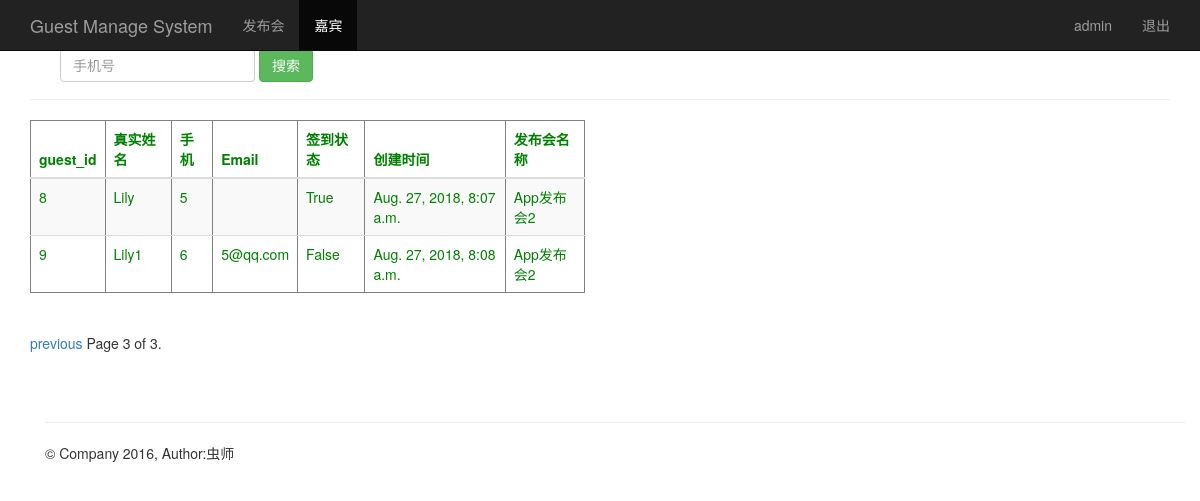
The page /guest_manage/?page=3 (signed in) on the database its author committed.
### sign/models.py (models this page shows, shortened)
class Guest(models.Model):
    event = models.ForeignKey('Event', on_delete=models.CASCADE)            # 关联发布会id
    realname = models.CharField(max_length=64)  # 姓名
    phone = models.CharField(max_length=16)     # 手机号
    email = models.EmailField()                 # 邮箱
    sign = models.BooleanField()                # 签到状态
    create_time = models.DateField(auto_now=True)  # 创建时间（自动获取当前时间）
    class Meta:
        unique_together = ('phone', 'event')

class Event(models.Model):
    name = models.CharField(max_length=100)            # 发布会标题
    limit = models.IntegerField()                      # 限制人数
    status = models.BooleanField()                     # 状态
    address = models.CharField(max_length=200)         # 地址
    start_time = models.DateField('events time from modes', default=timezone.now)
    create_time = models.DateField(auto_now=True)  # 创建时间（自动获取当前时间）
    def __str__(self):
        return self.name

### sign/views.py (the view)
# urls.py: url(r'^guest_manage/$', views.guest_manage),
@login_required
def guest_manage(request):
    guest_list = Guest.objects.all()
    username = request.session.get('username', '')
    paginator = Paginator(guest_list, 2)
    page = request.GET.get('page')
    try:
        contacts = paginator.page(page)
    except PageNotAnInteger:
        contacts = paginator.page(1)
    except EmptyPage:
        contacts = paginator.page(paginator.num_pages)
    return render(request, "guest_manage.html", {"user": username, "guests": contacts})

### sign/templates/guest_manage.html (shortened to what this page needs)
{% extends "base.html" %}
{% block content %}
    <nav class="navbar navbar-inverse navbar-fixed-top">
      <div class="container">
        <div class="navbar-header">
          <a class="navbar-brand" href="/guest_manage/">Guest Manage System</a>
        </div>
        <div id="navbar" class="collapse navbar-collapse">
          <ul class="nav navbar-nav">
            <li><a href="/event_manage/">发布会</a></li>
            <li class="active"><a href="#about">嘉宾</a></li>
          </ul>
          <ul class="nav navbar-nav navbar-right">
           <li><a href="#">{{user}}</a></li>
           <li><a href="/logout/">退出</a></li>
         </ul>
        </div>
      </div>
    </nav>
    <div class="container theme-showcase" role="main">
      <div class="page-header">
        <div id="navbar" class="navbar-collapse collapse">
          <form class="navbar-form" method="get" action="/search_phone/">
            <div class="form-group">
              <input name="phone" type="text" placeholder="手机号" class="form-control">
            </div>
            <button type="submit" class="btn btn-success">搜索</button>
          </form>
        </div>
      </div>
      <div class="row">
        <div class="col-md-6">
          <table class="table table-striped" border="1">
            <thead style="color: green">
              <tr>
                <th>guest_id</th>
                <th>真实姓名</th>
                <th>手机</th>
                <th>Email</th>
                <th>签到状态</th>
                <th>创建时间</th>
                <th>发布会名称</th>
              </tr>
            </thead>
            <tbody style="color: green">
              {% for guest in guests %}
                <tr>
                  <td>{{ guest.id }}</td>
                  <td>{{ guest.realname }}</td>
                  <td>{{ guest.phone }}</td>
                  <td>{{ guest.email }}</td>
                  <td>{{ guest.sign }}</td>
                  <td>{{ guest.create_time }}</td>
                  <td>{{ guest.event }}</td>
                </tr>
             {% endfor %}
            </tbody>
          </table>
        </div>
      </div>
    <div class="pagination">
      <span class="step-links">
        {% if guests.has_previous %}
          <a href="?phone={{ phone }}&page={{ guests.previous_page_number }}">previous</a>
        {% endif %}
          <span class="current">
            Page {{ guests.number }} of {{ guests.paginator.num_pages }}.
          </span>
      </span>
    </div>
{% endblock %}

### rows shown on the page
Guest: id "8", realname "Lily", phone "5", sign "True", create_time "Aug. 27, 2018, 8:07 a.m.", event "App发布会2"
Guest: id "9", realname "Lily1", phone "6", email "5@qq.com", sign "False", create_time "Aug. 27, 2018, 8:08 a.m.", event "App发布会2"

### other values the page prints
{{ user }} "admin"
{{ guests.number }} "3"
{{ guests.paginator.num_pages }} "3"
